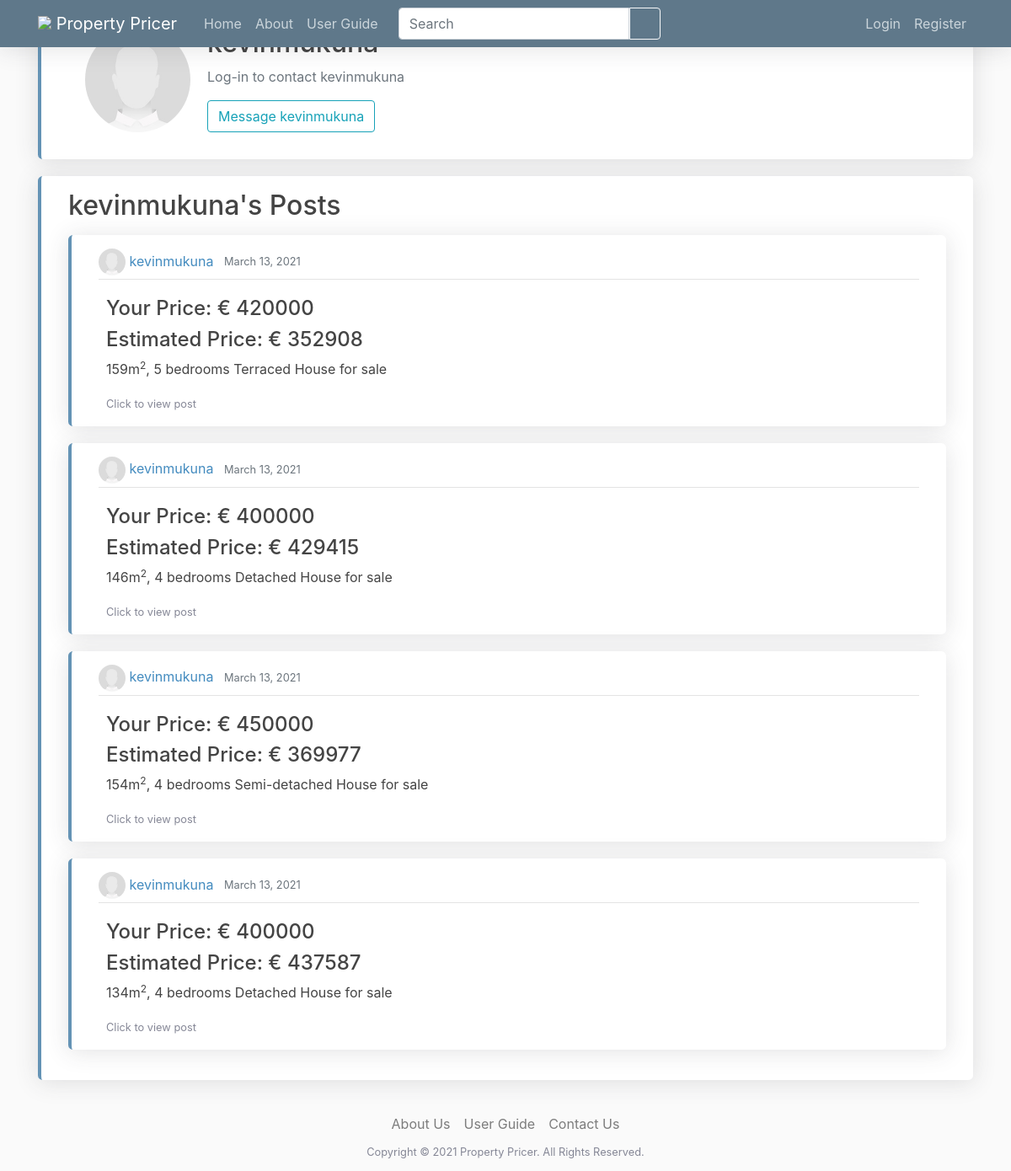
The page /user/kevinmukuna on the database as committed earlier.
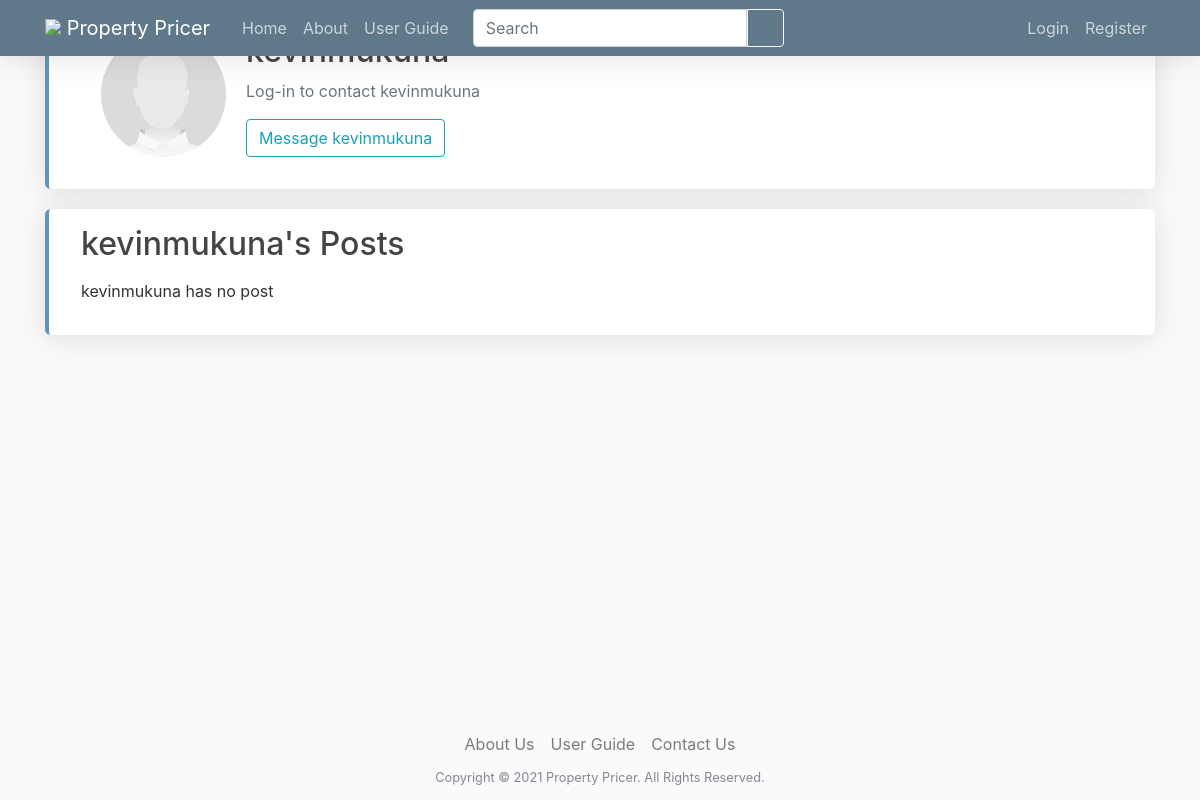
The same page on the database as committed later.
### webpages/models.py (models this page shows, shortened)
class Post(models.Model):
    property_description = models.TextField(null=True, blank=True)
    address_line_1 = models.CharField(max_length=255, verbose_name="Street address")
    address_line_2 = models.CharField(max_length=255, null=True, blank=True, verbose_name="District or Townland")
    city = models.CharField(max_length=128, default='', verbose_name="City or town")
    county = models.CharField(max_length=128, default='', choices=COUNTY_CHOICES)
    floor_plan = models.ImageField(upload_to="floor_plan", null=True, blank=True)
    property_type = models.CharField(max_length=128, default='',
                                     choices=PROPERTY_TYPE_CHOICES)
    number_of_bedrooms = models.PositiveIntegerField()
    number_of_bathrooms = models.PositiveIntegerField()
    energy_rating = models.CharField(max_length=128, default='',
                                     choices=ENERGY_RATING_CHOICES)
    size = models.PositiveIntegerField(verbose_name="Size (m<sup>2</sup>)")
    date_posted = models.DateField(default=timezone.now)
    author = models.ForeignKey(User, related_name="user_posts", on_delete=models.CASCADE)
    price = models.PositiveIntegerField(null=True, blank=True, editable=True, verbose_name="Price (&euro;)")
    estimated_price = models.PositiveIntegerField(null=False, blank=True, editable=False)
    __original_price = None
    address = models.CharField(max_length=766, null=False, blank=True, editable=False)
    def __str__(self):
        return self.address

### userpages/models.py (models this page shows, shortened)
class Profile(models.Model):
    user = models.OneToOneField(User, on_delete=models.CASCADE)
    image = models.ImageField(default='default.jpg', upload_to='profile_pics')

### userpages/views.py (the view)
# urls.py: path('user/<str:username>', views.profile, name='profile-page'),
def profile(request, username):
    if request.user.is_authenticated and username == request.user.username:
        if request.method == 'POST':
            u_form = UserUpdateForm(request.POST, instance=request.user)
            p_form = ProfileUpdateForm(request.POST,
                                       request.FILES,
                                       instance=request.user.profile)
            if u_form.is_valid() and p_form.is_valid():
                u_form.save()
                p_form.save()
                messages.success(request, f'Your account has been updated')
                person = User.objects.get(username = username)
                return redirect('profile-page', person)
        else:
            u_form = UserUpdateForm(instance=request.user)
            p_form = ProfileUpdateForm(instance=request.user.profile)
        context = {
            'u_form': u_form,
            'p_form': p_form
        }
        return render(request, 'userpages/profile.html', context)
    else:
        person = User.objects.get(username = username)
        return render(request,'userpages/profile.html', {'user':person})

### templates/userpages/profile.html (shortened to what this page needs)
{% extends "base.html" %}
{% load crispy_forms_tags %}
{% block content %}
<div>
    <div class="content-section row mx-auto">
        <div>
            <img class="rounded-circle account-img" src="{{ user.profile.image.url }}" />
        </div>
        <div class="d-flex flex-column my-auto">
            <h2>{{ user.username }}</h2>
            {% if request.user.is_authenticated %}
            <p class="text-secondary">{{ user.email }}</p>
            {% else %}
            <p class="text-secondary">Log-in to contact {{ user.username }}</p>
            {% endif %}
        {% if request.user.username == user.username %}
            <div>
                <button class="btn btn-outline-info" onclick="openNav()">Edit Profile</button>
            </div>
            <div id="myNav" class="overlay">
                <a href="javascript:void(0)" class="closebtn" onclick="closeNav()">&times;</a>
                <div class="overlay-content">
                    <div class="container">
                        <form method="POST" enctype="multipart/form-data" class="update-profile">
                            {% csrf_token %}
                            <fieldset class="form-group">
                                <legend class="border-bottom mb-4">Profile Info</legend>
                                {{ u_form|crispy }}
                                {{ p_form|crispy }}
                            </fieldset>
                            <div class="form-group">
                                <button class="btn btn-outline-info" type="submit">Update</button>
                            </div>
                        </form>
                    </div>
                </div>
            </div>
        {% else %}
            <div>
                <a  class="btn btn-outline-info"  href="{% url 'chatroom' user.pk %}">Message {{ user }}</a>
            </div>
        {% endif %}
        </div>
    </div>
    <div class="content-section">
        <h2 class="mb-3">{{ user.username }}'s Posts</h2>
        {% if user.user_posts.all %}
            {% for post in user.user_posts.all reversed %}
                {% include 'webpages/short_post.html' %}
            {% endfor %}
        {% else %}
            <p>{{ user.username }} has no post</p>
        {% endif %}
    </div>
</div>
{% endblock content %}

### templates/webpages/short_post.html (shortened to what this page needs)
<article class="media content-section">
    <div class="media-body w-50">
        <div class="article-metadata">
            <img class="rounded-circle article-img" src="{{ post.author.profile.image.url }}">
            <a class="mr-2" href="{% url 'profile-page' post.author.username %}">{{ post.author }}</a>
            <small class="text-muted">{{ post.date_posted }}</small>
        </div>
        <div class="row">
            {% if post.post_images.all %}
                <a class="mx-auto my-auto article-title" href="{% url 'post-detail' post.id %}">
            {% else %}
                <a class="mx-4 article-title" href="{% url 'post-detail' post.id %}">
            {% endif %}
                {% if post.price %}
                    <h4>Your Price:  € {{ post.price }}</h4>
                    <h4>Estimated Price: € {{ post.estimated_price }}</h4>
                {% else %}
                    <h4>Your Price: POA</h4>
                    <h4>Estimated Price: € {{ post.estimated_price }}</h4>
                {% endif %}
                <p style="color: #444444">{{ post.size }}m<sup>2</sup>, {{ post.number_of_bedrooms }} bedrooms {{ post.property_type }} for sale</p>
                <small class="mb-5">Click to view post</small>
            </a>
        </div>
    </div>
</article>

Rows that differ between the two databases and show on the page:
removed Post: author.profile.image (placeholder picture), author "kevinmukuna", date_posted "March 13, 2021", price "420000", estimated_price "352908", size "159", number_of_bedrooms "5", property_type "Terraced House"
removed Post: author.profile.image (placeholder picture), author "kevinmukuna", date_posted "March 13, 2021", price "400000", estimated_price "429415", size "146", number_of_bedrooms "4", property_type "Detached House"
removed Post: author.profile.image (placeholder picture), author "kevinmukuna", date_posted "March 13, 2021", price "450000", estimated_price "369977", size "154", number_of_bedrooms "4", property_type "Semi-detached House"
removed Post: author.profile.image (placeholder picture), author "kevinmukuna", date_posted "March 13, 2021", price "400000", estimated_price "437587", size "134", number_of_bedrooms "4", property_type "Detached House"
Other text that changed with them:
{{ user.username }}: (not shown) → "kevinmukuna"
text now shown: "has no post"
